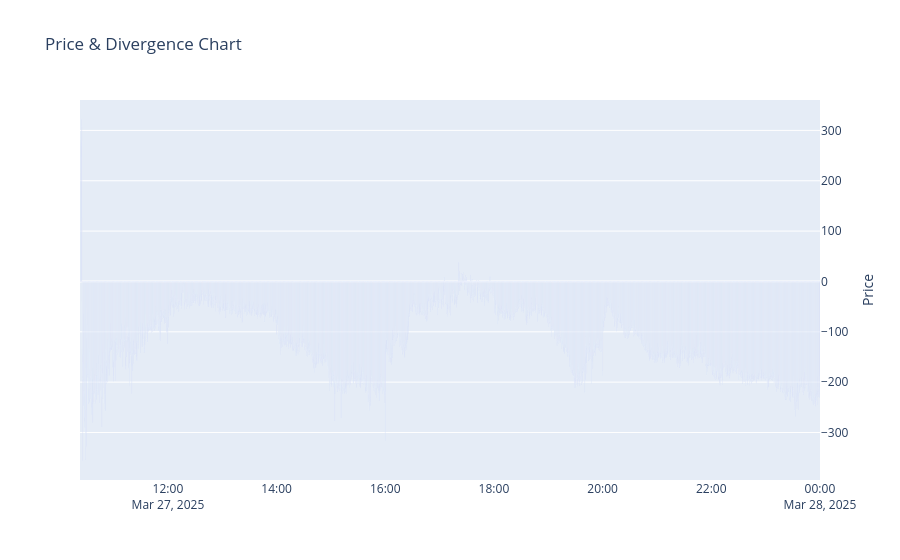

The notebook cell this image was saved under:
### Code cell
bbo_mid_df = arb_stats.group_by_dynamic("timestamp", every='1000000i', closed="right", label='right').agg(
    (((pl.col('bid_price_bybit').last() - pl.col('ask_price_gate-io-futures').last()) / pl.col('ask_price_bybit')).last() * 10000).alias('bbo_divergence_bps'),
    (((pl.col('bid_price_bybit').last() + pl.col('ask_price_bybit').last()) - (pl.col('ask_price_gate-io-futures').last() + pl.col('bid_price_gate-io-futures').last())) / 2 / pl.col('ask_price_bybit').last() * 10000).alias('bbo_mid_diff'),
).with_columns(
    pl.col('bbo_mid_diff').ewm_mean(alpha=0.1, adjust=False).alias('bbo_mid_ma_diff'),
    #pl.when(pl.col('bbo_divergence_bps') < 0).then(pl.lit(-1)).otherwise(pl.col('bbo_divergence_bps')).alias('bbo_divergence_bps')
)

divergence_plot(bbo_mid_df)

### Figure 1 — Plotly figure (JSON) as saved in the notebook; plotly's stock layout.template omitted (floating-point values rounded to 4 significant figures; data arrays with more than 128 entries replaced by an {"elided": "..."} marker saying what was removed)
{"data": [{"name": "Divergence", "opacity": 0.6, "type": "bar", "x": {"elided": "4903 str values"}, "y": {"elided": "4903 float values"}}], "layout": {"autosize": true, "bargap": 0, "legend": {"orientation": "h"}, "title": {"text": "Price & Divergence Chart"}, "xaxis": {"autorange": true, "range": ["2025-03-27 10:22:55", "2025-03-28 00:00:05"], "rangeslider": {"visible": false, "yaxis": {}}, "showspikes": false, "type": "date"}, "yaxis": {"autorange": true, "range": [-394.4, 360.4], "showspikes": false, "side": "right", "title": {"text": "Price"}, "type": "linear"}, "yaxis2": {"anchor": "free", "overlaying": "y", "position": 0.05, "showgrid": false, "side": "left", "title": {"text": "Divergence"}}}}
